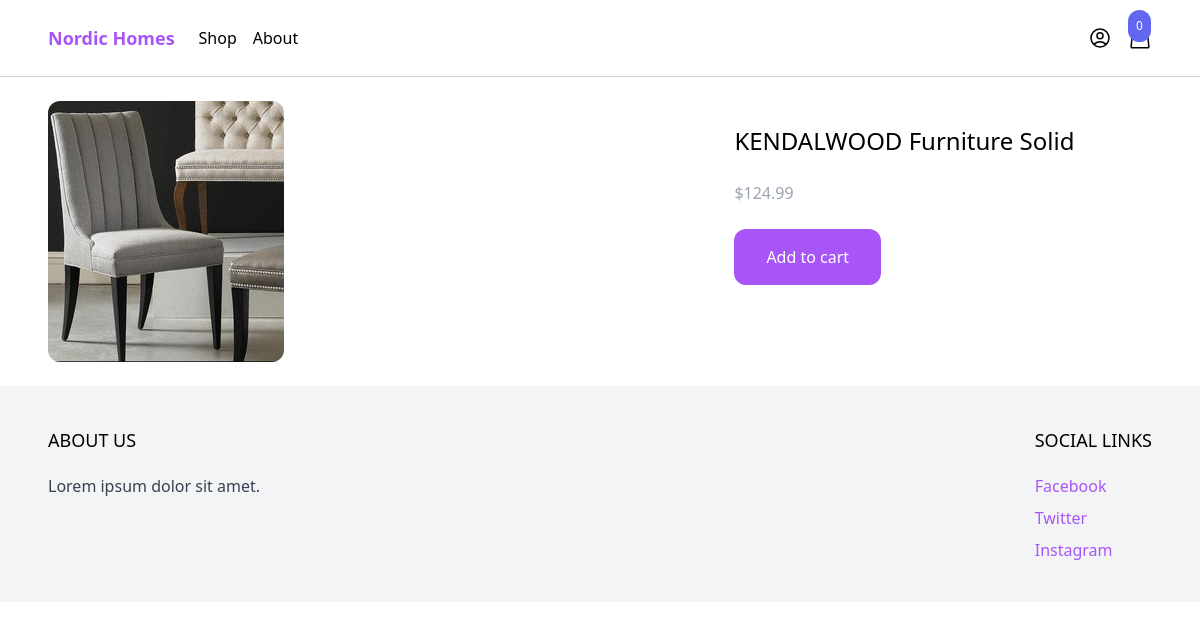
Page /shop/kendalwood-furniture-solid/ on the committed database.
### products/models.py (models this page shows, shortened)
class Product(models.Model):
    category = models.ForeignKey(Category, related_name='products', on_delete=models.CASCADE)
    name = models.CharField(max_length=255)
    slug = models.SlugField()
    description  = models.TextField(blank=True, null=True)
    price = models.IntegerField()
    created_at = models.DateTimeField(auto_now_add=True)
    image = models.ImageField(upload_to='uploads/', blank=True, null=True)
    thumbnail = models.ImageField(upload_to='uploads/', blank=True, null=True)
    class Meta:
        ordering = ('-created_at',)
    def get_display_price(self):
        return self.price / 100

### products/views.py (the view)
# urls.py: path('shop/<slug:slug>/', product, name='product'),
def product(request, slug):
    product = get_object_or_404(Product, slug=slug)
    return render(request, 'product/product.html', {'product': product})

### cart/cart.py (called while the page is built)
    def __len__(self):
        return sum(item['quantity'] for item in self.cart.values())

### cart/context_processors.py (called while the page is built)
def cart(request):
    return{'cart': Cart(request)}

### products/templates/product/product.html (shortened to what this page needs)
{% extends 'core/base.html' %}
{% block content %}
<div class="max-w-6xl mx-auto flex flex-wrap py-6 px-6 xl:px-0">
   <div class="images w-full mb-6 lg:mb-0 lg:w-3/5">
    <img class="rounded-xl" src="{% if product.image %}{{ product.image.url }}{% else %}http://via.placeholder.com/240x240x.jpg{% endif  %}" alt="">
   </div>
   <div class="information w-full lg:w-2/5 lg:p-6">
    <h1 class="text-2xl">{{ product.name }}</h1>
    <p class="mt-6 text-gray-400">${{ product.get_display_price }}</p>
    <a href="#" class="mt-6 inline-block px-8 py-4 rounded-xl bg-purple-500 text-white hover:bg-purple-700"
    hx-get="{% url 'add_to_cart' product.id %}"
    hx-target="#menu-cart-button"
    hx-swap="outerHTMl">
        Add to cart
    </a>
   </div>
</div>
{% endblock content %}

### rows in the picture
Product: image (picture), name "KENDALWOOD Furniture Solid", get_display_price "124.99"

### other values in the picture
{{ cart|length }} "0"
